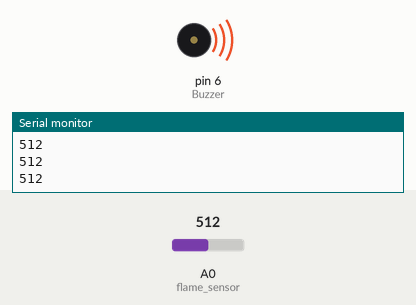
A sketch run on a simulated Arduino Uno, built with avr-gcc and run on an emulated ATmega328P. Parts: buzzer (waves = sounding, pin HIGH), the last lines printed to the serial monitor. The test bench sets the inputs (shaded band); at power-on: A0 (flame_sensor) = 512.

Above: at 1.2 s.
1.3 s: A0 (flame_sensor) set to 487
At 1.8 s:
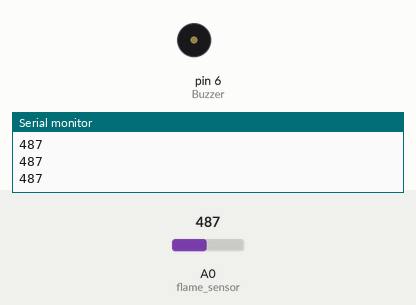
2.8 s: A0 (flame_sensor) set to 510
At 3.1 s:
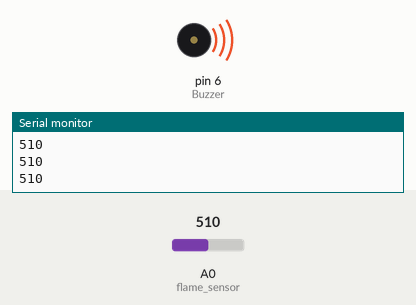
4.3 s: A0 (flame_sensor) set to 490
At 5.4 s:
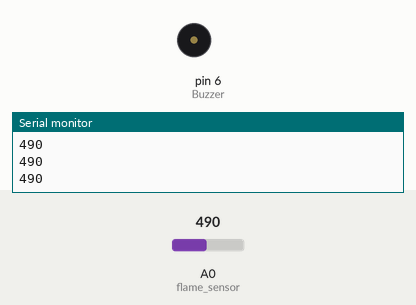
Timing chart, 0 to 7.3 s (numbered marks = the images above; inputs shaded):
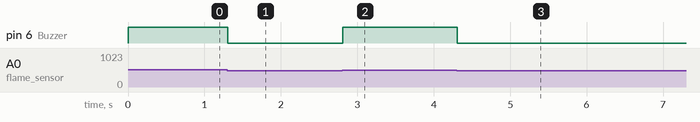

The sketch:

Flame_alarm_system.ino
```cpp
/*
 * Author: Elecrow Engle
 * Date:7/21/2017
 * IDE V1.8.2
 * Email:engle@elecrow.com
 * Function:
 */
const int flame_sensor =A0;
const int Buzzer=6;
void setup(){
  pinMode(Buzzer,OUTPUT);
  Serial.begin(9600);
}
void loop(){
  int val;
  val=analogRead(flame_sensor);
  Serial.println(val,DEC);
  // According to the serial data to adjust.
  while(val>500){
    digitalWrite(Buzzer,HIGH);
    val=analogRead(0);
    Serial.println(val,DEC);
  }
  digitalWrite(Buzzer,LOW);
}
```

Measured:
- the behaviour switches between 501 and 500 on A0 (flame_sensor) (found by bisection; images 0 and 1)
- after the input at 1.3 s, pin 6 (Buzzer): HIGH → LOW at once
- after the input at 2.8 s, pin 6 (Buzzer): LOW → HIGH at once
- after the input at 4.3 s, pin 6 (Buzzer): HIGH → LOW at once
